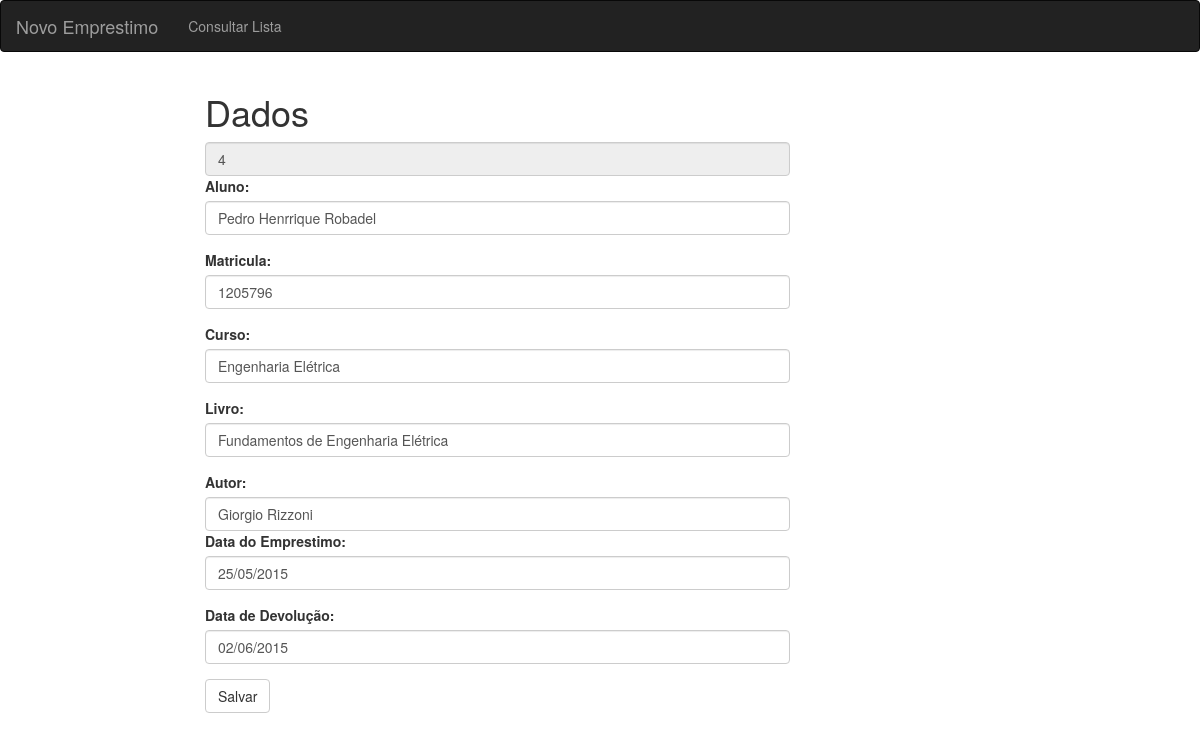
Page /form_alterar.php?id=4 on the committed database.
### tables this page shows
CREATE TABLE IF NOT EXISTS `lista` (
  `id` int(11) NOT NULL,
  `aluno` varchar(200) NOT NULL,
  `matricula` varchar(200) NOT NULL,
  `curso` varchar(200) NOT NULL,
  `livro` varchar(200) NOT NULL,
  `autor` varchar(200) NOT NULL,
  `dt_emprestimo` varchar(200) NOT NULL,
  `dt_devolucao` varchar(200) NOT NULL
);

### form_alterar.php (the view, shortened to what this page needs)
<html>
<head>
<link href="css/bootstrap.css" rel="stylesheet">
	</head>
	<body>
	<nav role="navigation" class="navbar navbar-inverse" >
      <div class="navbar-header">
                <a href="index.php" class="navbar-brand">Novo Emprestimo</a>
      </div>
            <div id="navbarCollapse" class="collapse navbar-collapse">
                <ul class="nav navbar-nav">
                    <li ><a href="lista2.php">Consultar Lista</a></li>
                  </ul>
            </div>
  </nav>
<div class="row" >
    <div class="col-md-2"></div>
    <div class="col-md-6">
<?php
$cod =$_GET["id"];
 include_once("conexao.php");
 $sql="SELECT * FROM lista WHERE id =$cod";
 $res =mysql_query($sql, $con) or die ("Erro ao pesquizar dados no banco!". mysql_error());
if ($res){
 while ($reg =mysql_fetch_assoc($res)){
?>
<h1>Dados</h1>
<form  method="POST" name="form-4" action ="alterar.php">
		<input name="codigo"  class="form-control" type="hiden" readonly="readonly" value="<?php echo $reg['id'];?>">
		<div class="form-group">
			<label>Aluno:</label>
			<input type="text" class="form-control" name="aluno" value="<?php  echo $reg['aluno']; ?>">
		</div>
		<div class="form-group">
			<label>Matricula:</label>
			<input  type="text" name="matricula"  class="form-control" value="<?php  echo $reg['matricula']; ?>">
		</div>
		<div class="form-group">
			<label>Curso:</label>
			<input  type="text" name="curso" class="form-control" value="<?php  echo $reg['curso']; ?>">
		</div>
		<div class="form-group">
			<label>Livro:</label>
			<input  type="text" name="livro" class="form-control" value="<?php  echo $reg['livro']; ?>">
		</div>
		<div class="form-group">
			<label>Autor:</label>
			<input   type= "text" name="autor"  class="form-control" value="<?php  echo $reg['autor']; ?>">
		<div class="form-group">
			<label>Data do Emprestimo:</label>
			<input type="text"name="dt_emprestimo"  class="form-control" value="<?php  echo $reg['dt_emprestimo']; ?>">
		</div>
		<div class="form-group">
			<label>Data de Devolução:</label>
			<input type="text" name="dt_devolucao"class="form-control" value="<?php  echo $reg['dt_devolucao']; ?>">
		</div>
		<input type="submit" class="btn btn-default" value="Salvar">
	</form>
 	</div>
  <div class="col-md-2"> </div>
	</div>
<?php
	}
}
?>
</body>
</html>

### rows in the picture
lista: codigo "4", aluno "Pedro Henrrique Robadel", matricula "1205796", curso "Engenharia Elétrica", livro "Fundamentos de Engenharia Elétrica", autor "Giorgio Rizzoni", dt_emprestimo "25/05/2015", dt_devolucao "02/06/2015"
